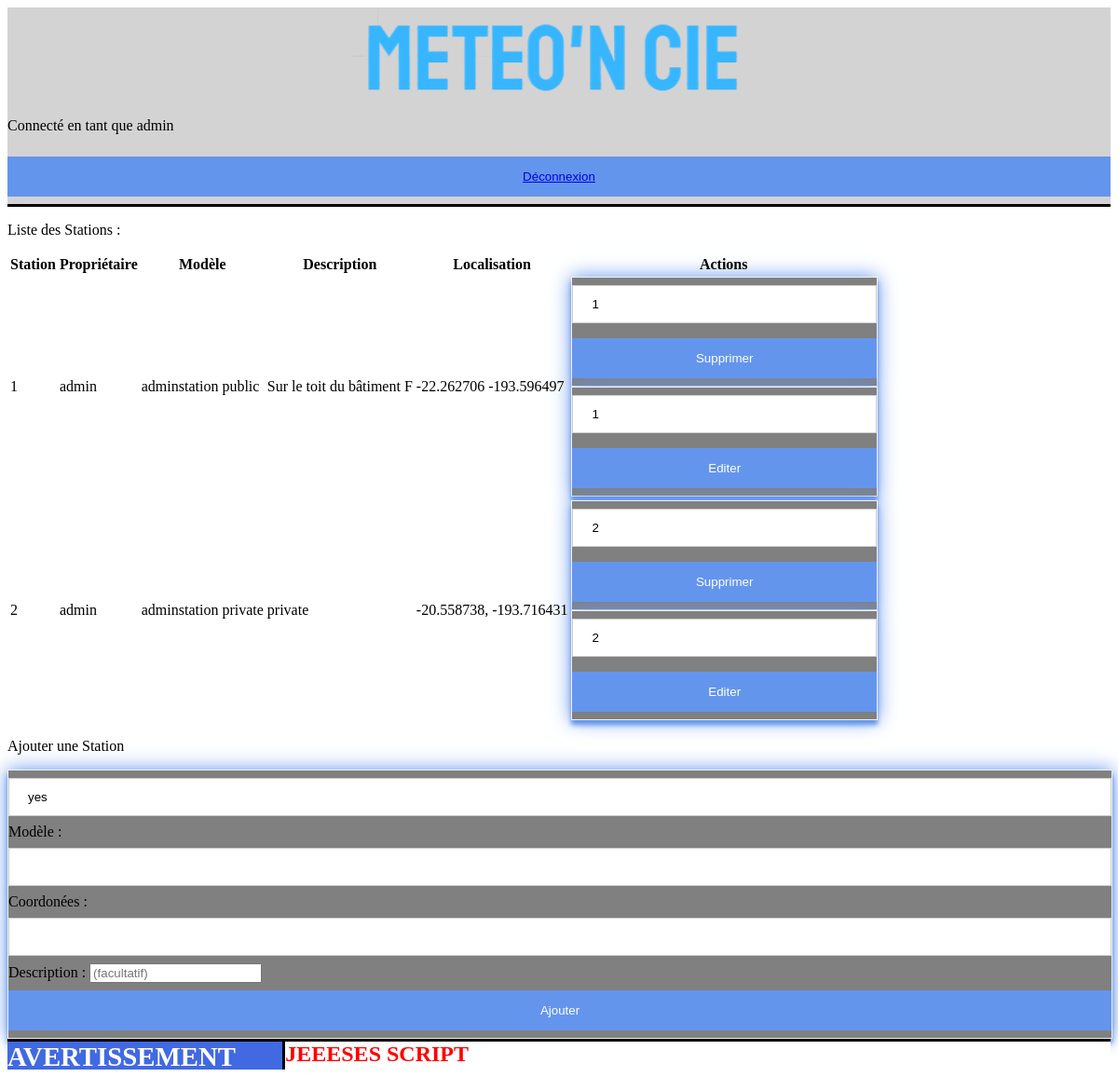
The page /index.php/gestionStation (signed in) on the database its author committed.
### tables this page shows
CREATE TABLE `users` (
  `userID` int(5) UNSIGNED NOT NULL,
  `login` varchar(20) NOT NULL,
  `password` varchar(60) NOT NULL,
  `nom` varchar(20) DEFAULT NULL,
  `prenom` varchar(20) DEFAULT NULL,
  `mail` varchar(50) DEFAULT NULL,
  `permissions` int(1) DEFAULT 0,
  `date_inscription` datetime NOT NULL DEFAULT current_timestamp()
);

CREATE TABLE `stations` (
  `stationID` int(5) UNSIGNED NOT NULL,
  `userID` int(5) UNSIGNED DEFAULT NULL,
  `model` varchar(20) DEFAULT NULL,
  `visibility` varchar(20) DEFAULT 'private',
  `description` varchar(255) DEFAULT NULL,
  `localisation` text DEFAULT NULL
);

### controllers.php (called while the page is built, shortened)
<?php
function gestionStations_action($login, $error){
    $stations = get_all_stations(get_userID($login));
    require 'view/gestionStation.php';
}
?>

### model.php (called while the page is built, shortened)
<?php
function open_database_connection()
{
    $link = mysqli_connect('localhost', 'model', '1234', 'meteo_n_cie');
    return $link;
}
function get_userID($login){
    $link = open_database_connection();
    $login = htmlspecialchars($login);
    $login =  str_replace(array('\n','\r',PHP_EOL),' ',$login);
    $query = mysqli_prepare($link,'SELECT userID FROM users WHERE login=?');
    mysqli_stmt_bind_param($query, 's', $login);
    mysqli_stmt_execute($query);
    $query = mysqli_stmt_get_result($query);
    $userID = mysqli_fetch_array($query, MYSQLI_NUM)[0];
    return $userID;
}
function get_login($userID){
    $link = open_database_connection();
    $userID = intval($userID);
    $query = mysqli_prepare($link,'SELECT login FROM users WHERE userID=?');
    mysqli_stmt_bind_param($query, 'i', $userID);
    mysqli_stmt_execute($query);
    $query = mysqli_stmt_get_result($query);
    $login = mysqli_fetch_array($query, MYSQLI_NUM)[0];
    return $login;
}
function get_all_stations($userID=0){
    $userID = intval($userID);
    $link = open_database_connection();
    if($userID == 0) {
        $query = mysqli_prepare($link, 'SELECT * FROM stations WHERE visibility = "public"');
    }
    else if($userID == -1){
        $query = mysqli_prepare($link, 'SELECT * FROM stations');
        mysqli_stmt_bind_param($query, 'i', $userID);
    }
    else {
        $query = mysqli_prepare($link, 'SELECT * FROM stations WHERE visibility = "public" OR userID = ?');
        mysqli_stmt_bind_param($query, 'i', $userID);
    }
    if(mysqli_stmt_execute($query)) {
        $query = mysqli_stmt_get_result($query);
        $stations = array();
        while($station = mysqli_fetch_array($query, MYSQLI_NUM)){
            $loc = explode(' ', $station[5]);
            $lat = floatval($loc[0]);
            $long = floatval($loc[1]);
            $stationtmp = array(
                "stationID" => $station[0],
                "userID" => $station[1],
                "model" => $station[2],
                "visibility" => $station[3],
                "description" => $station[4],
                "localisation" => $station[5],
                "coord" => array($lat,$long));
            $stations[] = $stationtmp;
        }
    }
    return $stations;
}

### view/gestionStation.php (the view, shortened to what this page needs)
<?php
echo '<p>Liste des Stations :</p>';
echo '<table>';
echo '<tr><th>Station</th><th>Propriétaire</th><th>Modèle</th><th>Description</th><th>Localisation</th><th>Actions</th></tr>';
foreach($stations as $station){
    echo '<tr>';
    if($station["userID"]==get_userID($login)){
        echo '<td>'.$station["stationID"].'</td>';
        echo '<td>'.get_login(["userID"]).'</td>';
        echo '<td>'.$station["model"].'</td>';
        echo '<td>'.$station["description"].'</td>';
        echo '<td>'.$station["localisation"].'</td>';
        echo '<td class="container"><form method="post"action="gestionStation">
            <input type="text" name="delStation" value ='.$station["stationID"].' hidden>
            <input type="submit" value="Supprimer"></form>';
        echo '<form method="post"action="station">
            <input type="text" name="station" value ='.$station["stationID"].' hidden>
            <input type="submit" value="Editer"></form></td>';
    }
    echo '</tr>';
}
echo '</table>';
?>
<div id="idGestionStation">
    <p>Ajouter une Station</p>
    <form method="post"action="gestionStation">
        <input type="text" name="addStation" id="addStation" value = "yes" hidden>
        <label for="model">Modèle</label> : <input type="text" name="model" id="model">
        <label for="coordonneesStations">Coordonées</label> : <input type="text" name="coordonneesStation" id="coordonneesStation">
        <label for="descriptionStations">Description</label> : <input type="textarea" name="descriptionStation" id="descriptionStation" placeholder="(facultatif)">
        <input type="submit" value="Ajouter">
    </form>
</div>
<?php $content = ob_get_clean(); ?>
<?php include 'layout.php'; ?>

### index.php (shortened to what this page needs)
<?php
require_once 'model.php';
require_once 'controllers.php';
$action = explode('/',parse_url($_SERVER['REQUEST_URI'], PHP_URL_PATH));
$action = end($action);
if(!isset($_SESSION['login']) ) {
    if (!isset($_POST['login']) || !isset($_POST['password'])) {
        $error = 'not connected';
        if($action == 'main'){
            main_action(' ', ' ');
            exit;
        }
    } elseif (!is_user($_POST['login'], $_POST['password'])) {
        $error = 'bad login/pwd';
    } else {
        $_SESSION['login'] = $_POST['login'];
        $login = $_SESSION['login'];
    }
}
else {
    $login = $_SESSION['login'];
}
if(!isset($error)){
    $error = ' ';
}
switch ( $action ) {
    case 'gestionStation' :
        gestionStations_action($login, $error);
        break;
}
?>

### view/layout.php (shortened to what this page needs)
<!DOCTYPE html>
<html lang="fr">
<head>
<link rel="stylesheet" href="https://unpkg.com/leaflet@1.7.1/dist/leaflet.css"/>
<?php if(isset($login)){if($login == "Aphaz"||$login == "aphaz")
{
    echo '<link rel="stylesheet" href="../index2.css"/>';
}
else
{
    echo '<link rel="stylesheet" href="../index.css"/>';
}} ?>
</head>
<body>
<header class="container">
    <a href="../index.php/main"><img id='titre' src="../graphs/titre.png"></a>
    <?php
    if(isset($login)) {
        if ($login != ' ') {
            echo '<div><p>Connecté en tant que ' . $login . '</p> ';
            echo '<button><a href="../index.php/logout">Déconnexion</a></button></div>';
        }
    } ?>
</header>
<?php echo $content; ?>
<footer>
    <div id="avertissement">AVERTISSEMENT</div>
    <div id="textavertissement"><marquee behavior="scroll">JEEESES SCRIPT</marquee></div>
</footer>
</body>
</html>

### index.css (style rules this page uses)
header { width: 100%; height: auto; background-color: lightgrey; z-index: 4; border-bottom-style: solid; }
#titre { display: block; margin-left: auto; margin-right: auto; }
body { overflow-y: hidden; }
footer { display:flex; color: red; font-weight: bold; font-size: 150%; font-family: "MS Gothic"; width: 100%; height: 30px; background-color: white; z-index: 3; border-top-style: solid; border-top-color: black; margin-bottom: 0px; }
#avertissement { float:left; background-color: royalblue; width: 25%; height: 100%; font-size: 120%; color: white; margin-right: auto; border-right-style: solid; border-color: black; }
#textavertissement { float:right; width: 75%; }
form { width:100%; padding: 30 px; border: 1px solid #f1f1f1; background: grey; box-shadow: 0 0 20px 0 cornflowerblue, 0 5px 5px 0 cornflowerblue; }
input[type=text], input[type=password] { width: 100%; padding: 12px 20px; margin: 8px 0; display: inline-block; border: 1px solid #ccc; box-sizing: border-box; }
input[type=submit] { background-color: cornflowerblue; color: white; padding: 14px 20px; margin: 8px 0; border: none; cursor: pointer; width: 100%; }
button { background-color: cornflowerblue; color: white; padding: 14px 20px; margin: 8px 0; border: none; cursor: pointer; width: 100%; }

### rows shown on the page
users: login "admin"
stations: stationID "1", userID.login "admin", model "adminstation public", description "Sur le toit du bâtiment F", localisation "-22.262706 -193.596497", delStation "1", station "1"
stations: stationID "2", userID.login "admin", model "adminstation private", description "private", localisation "-20.558738, -193.716431", delStation "2", station "2"
